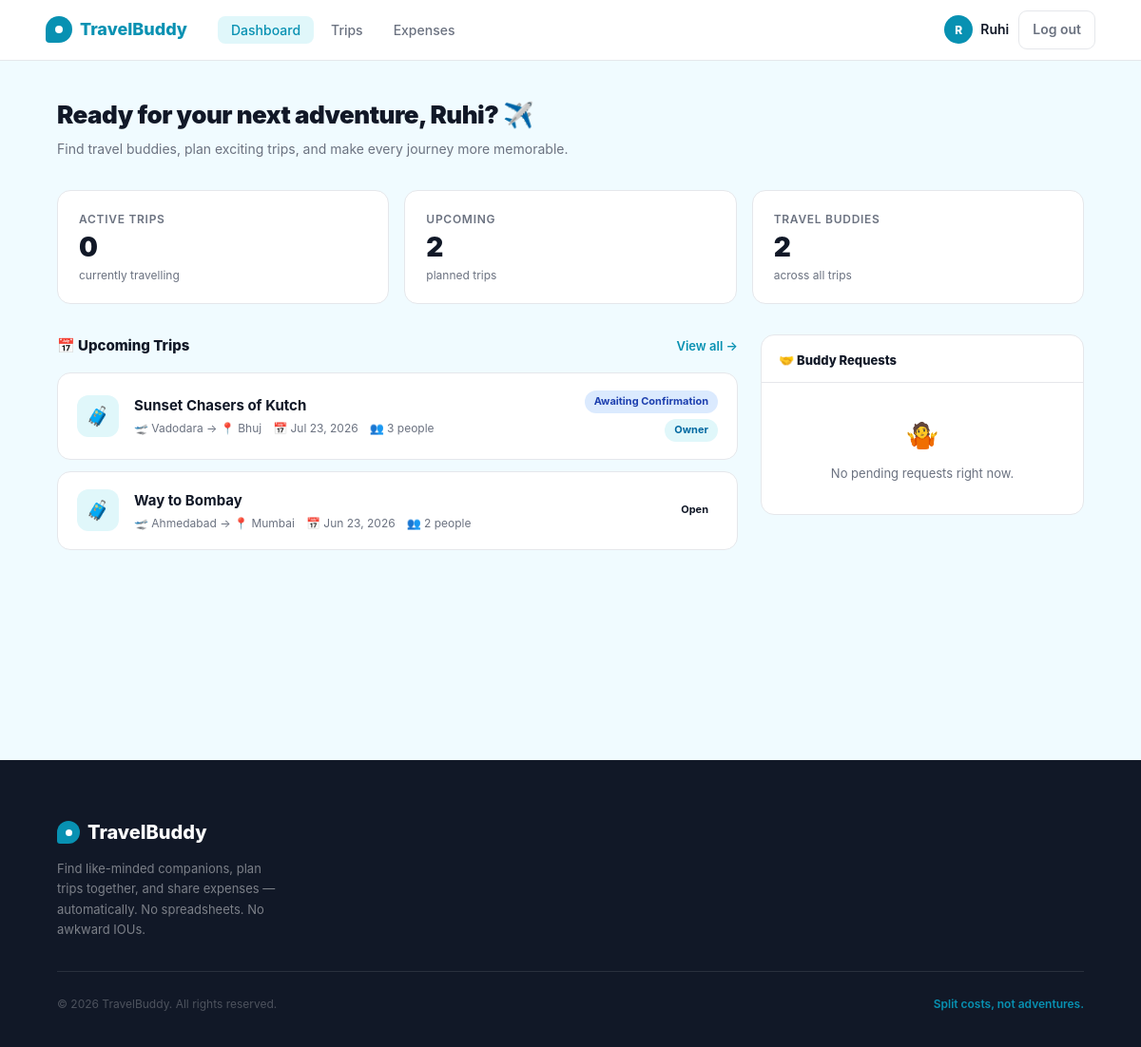
Before: /dashboard (signed in) with the older database file.
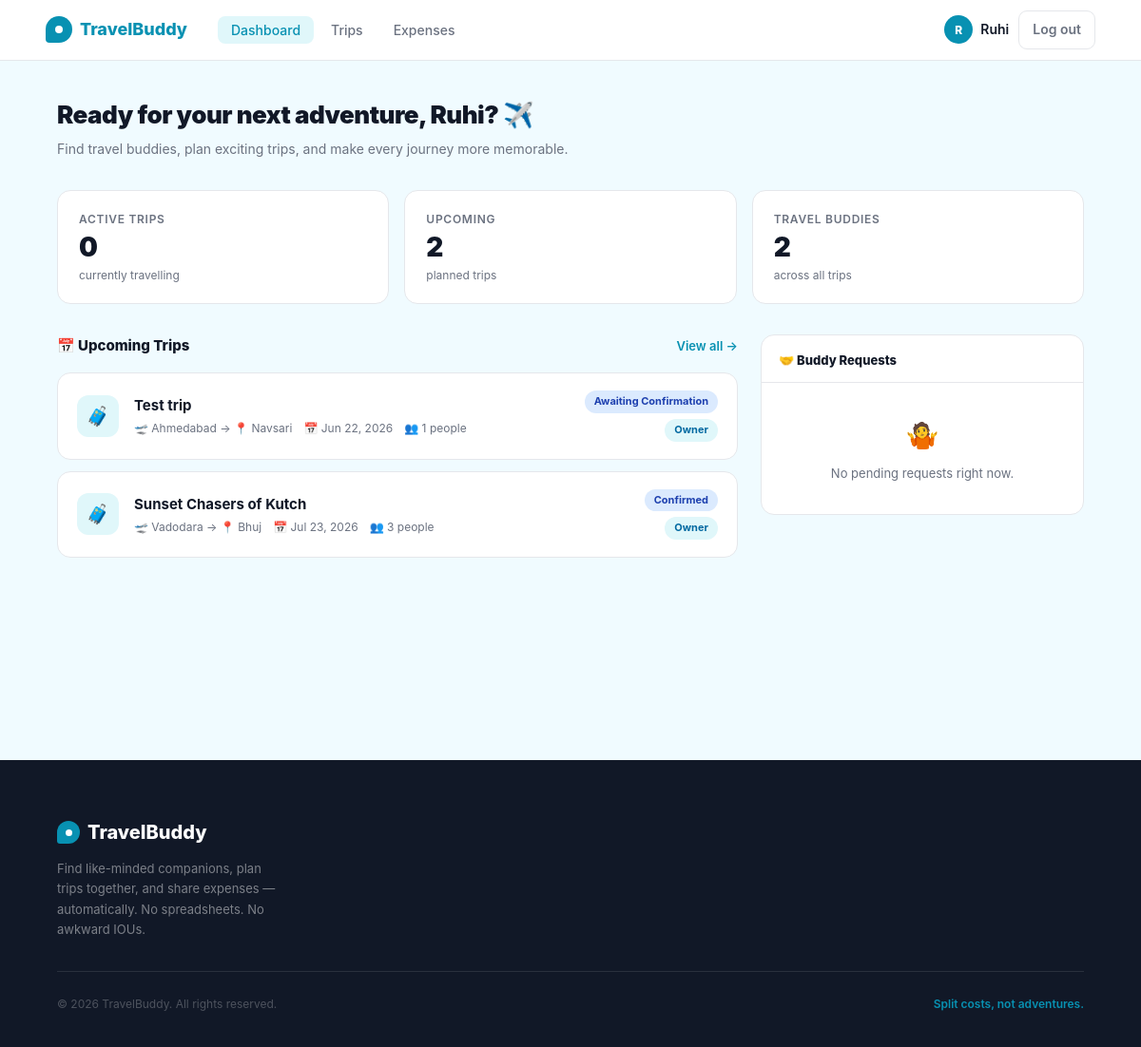
After: the same page with the newer database file.
### app/models.py (models this page shows, shortened)
class User(db.Model, UserMixin):
    __tablename__ = 'users'
    id             = db.Column(db.Integer, primary_key=True)
    name           = db.Column(db.String(100), nullable=False)
    email          = db.Column(db.String(150), unique=True, nullable=False)
    password_hash  = db.Column(db.String(255), nullable=False)
    travel_style   = db.Column(db.String(50), default='flexible')
    bio            = db.Column(db.Text, default='')
    interests      = db.Column(db.String(255), default='')
    phone          = db.Column(db.String(20), default='')
    created_at     = db.Column(db.DateTime, default=lambda: datetime.now(timezone.utc))
    owned_trips    = db.relationship('Trip', back_populates='owner', lazy='dynamic')
    memberships    = db.relationship('TripMember', back_populates='user', lazy='dynamic')
    expenses_paid  = db.relationship('Expense', back_populates='paid_by', lazy='dynamic')
    def get_active_trips(self):
        from sqlalchemy import or_
        owned = Trip.query.filter_by(owner_id=self.id, status='ACTIVE').all()
        joined = (
            Trip.query
            .join(TripMember, TripMember.trip_id == Trip.id)
            .filter(
                TripMember.user_id == self.id,
                TripMember.status == 'accepted',
                Trip.status == 'active',
                Trip.owner_id != self.id
            )
            .all()
        )
        return owned + joined
    def get_upcoming_trips(self):
        upcoming_statuses = ['OPEN', 'AWAITING_CONFIRMATION', 'CONFIRMED']
        owned = Trip.query.filter(
            Trip.owner_id == self.id,
            Trip.status.in_(upcoming_statuses)
        ).all()
        joined = (
            Trip.query
            .join(TripMember, TripMember.trip_id == Trip.id)
            .filter(
                TripMember.user_id == self.id,
                TripMember.status == 'accepted',
                Trip.status.in_(upcoming_statuses),
                Trip.owner_id != self.id
            )
            .all()
        )
        return owned + joined
    def get_pending_requests(self):
        my_trip_ids = [t.id for t in Trip.query.filter_by(owner_id=self.id).all()]
        return TripMember.query.filter(
            TripMember.trip_id.in_(my_trip_ids),
            TripMember.status == 'pending'
        ).all()
    def get_total_balance(self):
        total = 0.0
        all_trip_ids = self._all_trip_ids()
        if not all_trip_ids:
            return 0.0
        trips = Trip.query.filter(Trip.id.in_(all_trip_ids)).all()
        for trip in trips:
            total += trip.balance_for(self.id)
        return round(total, 2)
    def _all_trip_ids(self):
        owned = [t.id for t in Trip.query.filter_by(owner_id=self.id).all()]
        joined = [m.trip_id for m in
                  TripMember.query.filter_by(user_id=self.id, status='accepted').all()]
        return list(set(owned + joined))

class Trip(db.Model):
    __tablename__ = 'trips'
    __table_args__ = (
        db.Index('ix_trips_owner_status', 'owner_id', 'status'),
        db.Index('ix_trips_public_start', 'is_public', 'start_date'),
    )
    id          = db.Column(db.Integer, primary_key=True)
    owner_id    = db.Column(db.Integer, db.ForeignKey('users.id'), nullable=False)
    title       = db.Column(db.String(150), nullable=False)
    destination = db.Column(db.String(150), nullable=False)
    departure_city = db.Column(db.String(100), default='')
    start_date  = db.Column(db.Date, nullable=False)
    end_date    = db.Column(db.Date, nullable=False)
    description = db.Column(db.Text, default='')
    budget_min  = db.Column(db.Float, default=0)
    budget_max  = db.Column(db.Float, default=0)
    max_members = db.Column(db.Integer, default=4)
    status      = db.Column(db.String(20), default='OPEN')  # OPEN, AWAITING_CONFIRMATION, CONFIRMED, ACTIVE, COMPLETED, CANCELLED
    confirmation_deadline = db.Column(db.DateTime, nullable=True)
    confirmation_started_at = db.Column(db.DateTime, nullable=True)
    cancelled_at = db.Column(db.DateTime, nullable=True)
    is_public   = db.Column(db.Boolean, default=True)
    created_at  = db.Column(db.DateTime, default=lambda: datetime.now(timezone.utc))
    owner    = db.relationship('User', back_populates='owned_trips')
    members  = db.relationship('TripMember', back_populates='trip', lazy='dynamic',
                               cascade='all, delete-orphan')
    expenses = db.relationship('Expense', back_populates='trip', lazy='dynamic',
                               cascade='all, delete-orphan')
    def is_open(self):
        return self.status and self.status.upper() == 'OPEN'
    def is_active(self):
        return self.status and self.status.upper() == 'ACTIVE'
    def is_completed(self):
        return self.status and self.status.upper() == 'COMPLETED'
    def is_cancelled(self):
        return self.status and self.status.upper() == 'CANCELLED'
    @property
    def status_label(self):
        return {
            'OPEN': 'Open',
            'AWAITING_CONFIRMATION': 'Awaiting Confirmation',
            'CONFIRMED': 'Confirmed',
            'ACTIVE': 'Active',
            'COMPLETED': 'Completed',
            'CANCELLED': 'Cancelled',
        }.get(self.status.upper() if self.status else '', 'Unknown')
    def member_count(self):
        return self.members.filter_by(status='accepted').count() + 1  # +1 for owner
    def total_spent(self):
        return round(sum(e.amount for e in self.expenses), 2)
    def your_share(self, user_id):
        mc = self.member_count()
        return round(self.total_spent() / mc, 2) if mc else 0.0
    def balance_for(self, user_id):
        paid = sum(e.amount for e in self.expenses.filter_by(paid_by_id=user_id))
        share = self.your_share(user_id)
        return round(paid - share, 2)

### app/dashboard/routes.py (the view)
@dashboard.route('/dashboard')
@login_required
def index():
    active_trips   = current_user.get_active_trips()
    upcoming_trips = current_user.get_upcoming_trips()
    pending_reqs   = current_user.get_pending_requests()
    net_balance    = current_user.get_total_balance()
    all_trip_ids = current_user._all_trip_ids()
    recent_expenses = (Expense.query
                       .filter(Expense.trip_id.in_(all_trip_ids))
                       .order_by(Expense.created_at.desc())
                       .limit(5)
                       .all()) if all_trip_ids else []
    total_trips    = len(active_trips) + len(upcoming_trips)
    total_buddies  = _count_unique_buddies(current_user)
    trips_for_card = (active_trips + upcoming_trips)[:6]
    return render_template('dashboard/index.html',
        active_trips=active_trips,
        upcoming_trips=upcoming_trips,
        pending_reqs=pending_reqs,
        recent_expenses=recent_expenses,
        net_balance=net_balance,
        total_trips=total_trips,
        total_buddies=total_buddies,
        trips_for_card=trips_for_card,
        today=date.today()
    )

### app/dashboard/routes.py (called while the page is built)
def _count_unique_buddies(user):
    all_trip_ids = user._all_trip_ids()
    if not all_trip_ids:
        return 0
    member_user_ids = {
        m.user_id
        for m in TripMember.query.filter(
            TripMember.trip_id.in_(all_trip_ids),
            TripMember.status == 'accepted',
            TripMember.user_id != user.id
        ).all()
    }
    owner_ids = {
        t.owner_id
        for t in Trip.query.filter(
            Trip.id.in_(all_trip_ids),
            Trip.owner_id != user.id
        ).all()
    }
    return len(member_user_ids | owner_ids)

### app/models.py (called while the page is built)
@login_manager.user_loader
def load_user(user_id):
    return db.session.get(User, int(user_id))

### app/templates/dashboard/index.html (shortened to what this page needs)
{% extends "base.html" %}
{% block content %}
<div class="dashboard">
  <div class="dashboard-inner">
    <div class="dash-header">
      <div>
        <h1 class="dash-greeting">
          Ready for your next adventure, {{ current_user.name.split()[0] }}? ✈️
        </h1>
        <p class="dash-subtitle">Find travel buddies, plan exciting trips, and make every journey more memorable.</p>
      </div>
    </div>
    <div class="stat-row">
      <div class="stat-card">
        <div class="stat-label">Active Trips</div>
        <div class="stat-value">{{ active_trips | length }}</div>
        <div class="stat-sub">currently travelling</div>
      </div>
      <div class="stat-card">
        <div class="stat-label">Upcoming</div>
        <div class="stat-value">{{ upcoming_trips | length }}</div>
        <div class="stat-sub">planned trips</div>
      </div>
      <div class="stat-card">
        <div class="stat-label">Travel Buddies</div>
        <div class="stat-value">{{ total_buddies }}</div>
        <div class="stat-sub">across all trips</div>
      </div>
    </div>
    <div class="dash-grid">
      <div class="left-col">
        <div class="trips-section">
          <div class="section-header">
            <div class="section-title">📅 Upcoming Trips</div>
            <a href="{{ url_for('trips.index') }}" class="section-link">View all →</a>
          </div>
          <div class="trip-cards">
            {% if upcoming_trips %}
              {% for trip in upcoming_trips %}
              <div class="trip-card">
                <div class="trip-icon">🧳</div>
                <div class="trip-info">
                  <div class="trip-name">{{ trip.title }}</div>
                  <div class="trip-meta">
                    <span>🛫 {{ trip.departure_city }} → 📍 {{ trip.destination }}</span>
                    <span>📅 {{ trip.start_date.strftime('%b %d, %Y') }}</span>
                    <span>👥 {{ trip.member_count() }} people</span>
                  </div>
                </div>
                <div class="trip-right">
                  {% if trip.is_cancelled() %}
                    <span class="badge badge-join-closed">{{ trip.status_label }}</span>
                  {% elif trip.is_active() %}
                    <span class="badge badge-active">{{ trip.status_label }}</span>
                  {% elif trip.is_completed() %}
                    <span class="badge badge-completed">{{ trip.status_label }}</span>
                  {% elif trip.is_open() %}
                    <span class="badge badge-open">{{ trip.status_label }}</span>
                  {% else %}
                    <span class="badge badge-upcoming">{{ trip.status_label }}</span>
                  {% endif %}
                  {% if trip.owner_id == current_user.id %}
                    <span class="badge badge-owner">Owner</span>
                  {% endif %}
                </div>
              </div>
              {% endfor %}
            {% endif %}
          </div>
        </div>
      </div>
      <div class="right-col">
        <div class="panel">
          <div class="panel-head">
            <div class="panel-title">
              🤝 Buddy Requests
            </div>
          </div>
          <div class="panel-body">
            {% if pending_reqs %}
              {% set seen_trips = namespace(ids=[]) %}
              {% for req in pending_reqs %}
                {% if req.trip.id not in seen_trips.ids %}
                  {% set _ = seen_trips.ids.append(req.trip.id) %}
                  {% set trip_reqs = pending_reqs | selectattr('trip_id', 'equalto', req.trip.id) | list %}
                  <div class="manage-request-row">
                    <div class="manage-trip-icon">🧳</div>
                    <div class="manage-trip-info">
                      <div class="manage-trip-name">{{ req.trip.title }}</div>
                      <div class="manage-trip-sub">
                        {{ trip_reqs | length }} pending request{{ 's' if (trip_reqs | length) > 1 else '' }}
                      </div>
                    </div>
                    <a href="{{ url_for('trips.detail', trip_id=req.trip.id) }}#buddy-requests"
                       class="btn-manage">Manage Requests →</a>
                  </div>
                {% endif %}
              {% endfor %}
            {% else %}
              <div style="padding: 20px 18px; text-align: center;">
                <div style="font-size:28px;margin-bottom:8px;">🤷</div>
                <div style="font-size:13px;color:var(--text-muted);">No pending requests right now.</div>
              </div>
            {% endif %}
          </div>
        </div>
      </div>
    </div>
  </div>
</div>
{% endblock %}

### app/templates/base.html (shortened to what this page needs)
<!DOCTYPE html>
<html lang="en">
<head>
</head>
<body>
<nav>
  <a href="{{ url_for('main.home') }}" class="logo">
    <div class="logo-icon"></div>
    TravelBuddy
  </a>
  {% if current_user.is_authenticated %}
    <ul class="nav-links">
      <li><a href="{{ url_for('dashboard.index') }}" {% if request.endpoint == 'dashboard.index' %}class="active"{% endif %}>Dashboard</a></li>
      <li><a href="{{ url_for('trips.index') }}" {% if request.endpoint and request.endpoint.startswith('trips.') %}class="active"{% endif %}>Trips</a></li>
      <li><a href="{{ url_for('expenses.my_expenses') }}" {% if request.endpoint == 'expenses.my_expenses' %}class="active"{% endif %}>Expenses</a></li>
    </ul>
    <div class="nav-right">
      <div class="nav-user">
        <div class="nav-avatar">{{ current_user.name[0].upper() }}</div>
        <a href="{{ url_for('profile.view') }}" style="color:inherit;">{{ current_user.name.split()[0] }}</a>
      </div>
      <a href="{{ url_for('auth.logout') }}" class="btn-logout">Log out</a>
    </div>
  {% endif %}
</nav>
{% block content %}{% endblock %}
<footer>
  <div class="footer-inner">
    <div class="footer-top">
      <div class="footer-brand">
        <div class="footer-logo">
          <div class="footer-logo-icon"></div>
          TravelBuddy
        </div>
        <p>Find like-minded companions, plan trips together, and share expenses — automatically. No spreadsheets. No awkward IOUs.</p>
      </div>
    </div>
    <div class="footer-bottom">
      <p class="footer-copy">© 2026 TravelBuddy. All rights reserved.</p>
      <p class="footer-tagline-bottom">Split costs, not adventures.</p>
    </div>
  </div>
</footer>
</body>
</html>

Changed rows visible on the page:
no longer on this page (row unchanged): Trip: title "Way to Bombay", departure_city "Ahmedabad", destination "Mumbai", start_date "Jun 23, 2026", member_count "2", status_label "Open"
added Trip: title "Test trip", departure_city "Ahmedabad", destination "Navsari", start_date "Jun 22, 2026", member_count "1", status_label "Awaiting Confirmation", shows "Owner"
changed Trip "Sunset Chasers of Kutch": status_label "Awaiting Confirmation" → "Confirmed"
